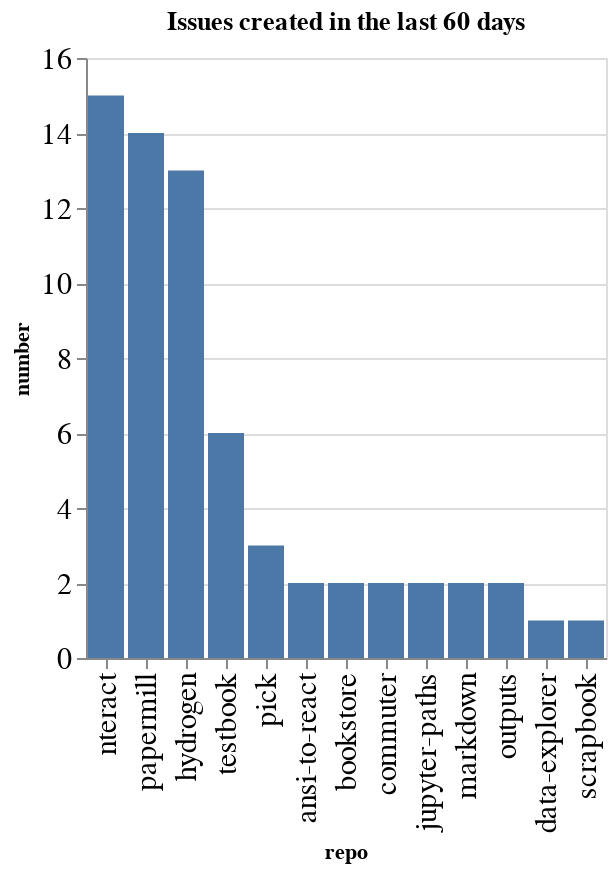

The cell this chart's notebook holds for it:
### Code cell
created_counts = created.groupby(['org', 'repo']).count()['number'].reset_index()
created_counts['org/repo'] = created_counts.apply(lambda a: a['org'] + '/' + a['repo'], axis=1)
sorted_vals = created_counts.sort_values(['org', 'number'], ascending=False)['repo'].values
alt.Chart(data=created_counts, title=f"Issues created in the last {n_days} days").mark_bar().encode(
    x=alt.X('repo', sort=alt.Sort(sorted_vals.tolist())),
    y='number',
)

### Figure 1 — Vega-Lite specification as saved in the notebook (floating-point values rounded to 4 significant figures)
{"config": {"axisLeft": {"labelFontSize": 15}, "axisBottom": {"labelFontSize": 15}}, "data": {"name": "data-a96b24211874ebcf4bd9d48b6966c8d1"}, "mark": "bar", "encoding": {"x": {"type": "nominal", "field": "repo", "sort": ["nteract", "papermill", "hydrogen", "testbook", "pick", "ansi-to-react", "bookstore", "commuter", "jupyter-paths", "markdown", "outputs", "data-explorer", "scrapbook"]}, "y": {"type": "quantitative", "field": "number"}}, "title": "Issues created in the last 60 days", "$schema": "https://vega.github.io/schema/vega-lite/v4.0.2.json", "datasets": {"data-a96b24211874ebcf4bd9d48b6966c8d1": [{"org": "nteract", "repo": "ansi-to-react", "number": 2, "org/repo": "nteract/ansi-to-react"}, {"org": "nteract", "repo": "bookstore", "number": 2, "org/repo": "nteract/bookstore"}, {"org": "nteract", "repo": "commuter", "number": 2, "org/repo": "nteract/commuter"}, {"org": "nteract", "repo": "data-explorer", "number": 1, "org/repo": "nteract/data-explorer"}, {"org": "nteract", "repo": "hydrogen", "number": 13, "org/repo": "nteract/hydrogen"}, {"org": "nteract", "repo": "jupyter-paths", "number": 2, "org/repo": "nteract/jupyter-paths"}, {"org": "nteract", "repo": "markdown", "number": 2, "org/repo": "nteract/markdown"}, {"org": "nteract", "repo": "nteract", "number": 15, "org/repo": "nteract/nteract"}, {"org": "nteract", "repo": "outputs", "number": 2, "org/repo": "nteract/outputs"}, {"org": "nteract", "repo": "papermill", "number": 14, "org/repo": "nteract/papermill"}, {"org": "nteract", "repo": "pick", "number": 3, "org/repo": "nteract/pick"}, {"org": "nteract", "repo": "scrapbook", "number": 1, "org/repo": "nteract/scrapbook"}, {"org": "nteract", "repo": "testbook", "number": 6, "org/repo": "nteract/testbook"}]}}
